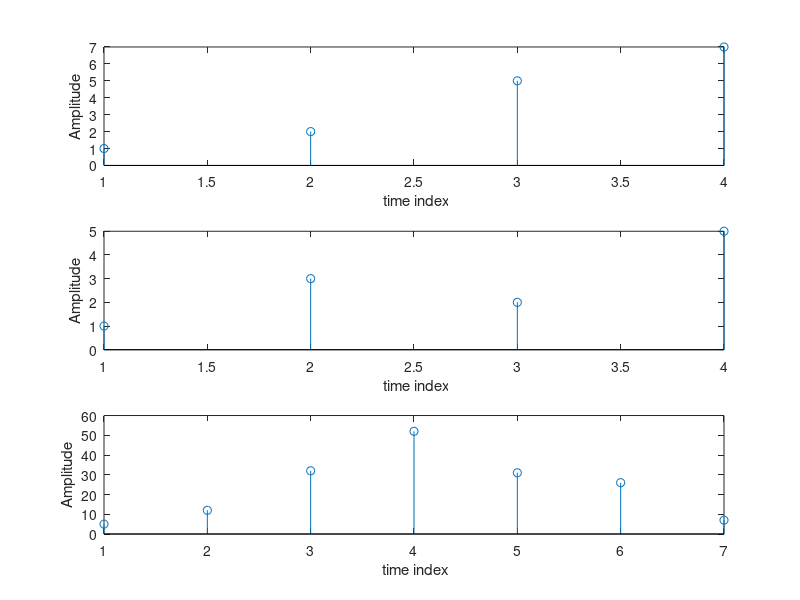

This chart was generated by the following MATLAB code:
%x=A= [ 1 3 2 5]
%h=B= [3 -2 4 -3]
x= [ 1 2 5 7];
xlabel(' time index');
ylabel('Amplitude');
subplot(311);
stem(x);
h= [1 3 2 5];
xlabel(' time index');
ylabel('Amplitude');
subplot(312);
stem(h);
xlabel(' time index');
ylabel('Amplitude');
subplot(313);
y = xcorr(x,h);
stem(y);
xlabel(' time index');
ylabel('Amplitude');

